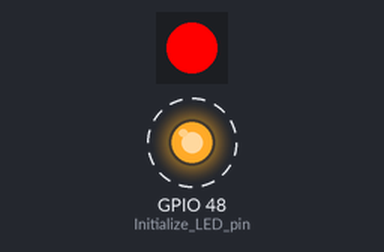
A program run on a simulated ESP32. On the bench: 1 RGB LEDs in strip order, left to right, output pins drawn as LEDs (lit = HIGH). Dashed ring = blinking.

Above: at 0.2 s.
At 2.7 s:
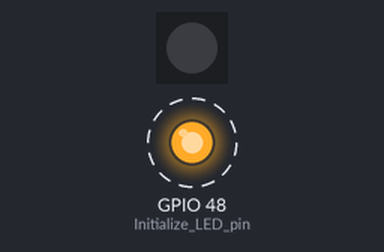
Timing chart, 0 to 4.6 s (numbered marks = the images above):
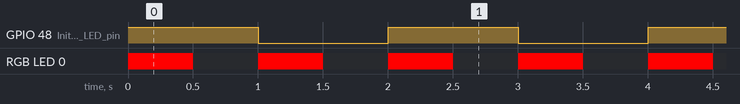

Measured:
- by itself, GPIO 48 (Initialize_LED_pin): alternates HIGH for 1.0 s and LOW for 1.0 s
- by itself, RGB LED 0: alternates RGB(255, 0, 0) for 0.50 s and off for 0.50 s
- by itself, everything shown: repeats every 2.0 s, in 6 steps

The program:

main.cpp
```cpp
#include <Arduino.h>
#include <Adafruit_NeoPixel.h>

#define NEO_PIN 45
#define LED_COUNT 1


void neo_blinky(void *pvParameters){

    Adafruit_NeoPixel strip(LED_COUNT, NEO_PIN, NEO_GRB + NEO_KHZ800);
    strip.begin();
    // Set all pixels to off to start
    strip.clear();
    strip.show();

    while(1) {
        strip.setPixelColor(0, strip.Color(255, 0, 0)); // Set pixel 0 to red
        strip.show(); // Update the strip

        // Wait for 500 milliseconds
        vTaskDelay(500);

        // Set the pixel to off
        strip.setPixelColor(0, strip.Color(0, 0, 0)); // Turn pixel 0 off
        strip.show(); // Update the strip

        // Wait for another 500 milliseconds
        vTaskDelay(500);
    }
}

void led_blinky(void *pvParameters) {
  pinMode(GPIO_NUM_48, OUTPUT); // Initialize LED pin

  while(1) {
    digitalWrite(GPIO_NUM_48, HIGH); // Turn ON LED
    vTaskDelay(1000);
    digitalWrite(GPIO_NUM_48, LOW); // Turn OFF LED
    vTaskDelay(1000);
  }
}


void setup() {
  // put your setup code here, to run once for task creation
  Serial.begin(115200);
  xTaskCreate(led_blinky, "LED Control", 2048, NULL, 2, NULL);
  xTaskCreate(neo_blinky, "NEO Control", 2048, NULL, 2, NULL);
}

void loop() {
  // Serial.println("Hello Custom Board");
  // delay(1000);
}
```
